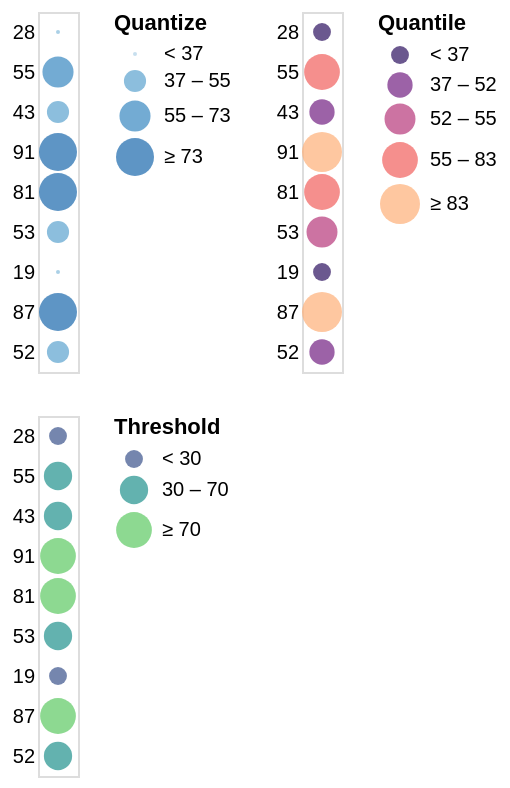

Express this chart as Vega-Lite.
### Vega specification from a JSON file in a GitHub repository (floating-point values rounded to 4 significant figures)
{"$schema": "https://vega.github.io/schema/vega/v5.json", "description": "Horizontally concatenated charts that show different types of discretizing scales.", "background": "white", "padding": 5, "data": [{"name": "source_0", "values": [{"a": "A", "b": 28}, {"a": "B", "b": 55}, {"a": "C", "b": 43}, {"a": "D", "b": 91}, {"a": "E", "b": 81}, {"a": "F", "b": 53}, {"a": "G", "b": 19}, {"a": "H", "b": 87}, {"a": "I", "b": 52}]}, {"name": "data_1", "source": "source_0", "transform": [{"type": "filter", "expr": "isValid(datum[\"b\"]) && isFinite(+datum[\"b\"])"}]}, {"name": "data_2", "source": "source_0", "transform": [{"type": "filter", "expr": "isValid(datum[\"b\"]) && isFinite(+datum[\"b\"])"}]}, {"name": "data_3", "source": "source_0", "transform": [{"type": "filter", "expr": "isValid(datum[\"b\"]) && isFinite(+datum[\"b\"])"}]}], "signals": [{"name": "childWidth", "value": 20}, {"name": "concat_0_y_step", "value": 20}, {"name": "concat_0_height", "update": "bandspace(domain('concat_0_y').length, 1, 0.5) * concat_0_y_step"}, {"name": "concat_1_y_step", "value": 20}, {"name": "concat_1_height", "update": "bandspace(domain('concat_1_y').length, 1, 0.5) * concat_1_y_step"}, {"name": "concat_2_y_step", "value": 20}, {"name": "concat_2_height", "update": "bandspace(domain('concat_2_y').length, 1, 0.5) * concat_2_y_step"}], "layout": {"padding": 20, "columns": 2, "bounds": "full", "align": "each"}, "marks": [{"type": "group", "name": "concat_0_group", "style": "cell", "encode": {"update": {"width": {"signal": "childWidth"}, "height": {"signal": "concat_0_height"}}}, "signals": [{"name": "width", "update": "childWidth"}], "marks": [{"name": "concat_0_marks", "type": "symbol", "style": ["circle"], "from": {"data": "data_1"}, "encode": {"update": {"opacity": {"value": 0.7}, "fill": {"scale": "concat_0_color", "field": "b"}, "ariaRoleDescription": {"value": "circle"}, "description": {"signal": "\"b: \" + (isValid(datum[\"b\"]) ? datum[\"b\"] : \"\"+datum[\"b\"])"}, "x": {"signal": "childWidth", "mult": 0.5}, "y": {"scale": "concat_0_y", "field": "b"}, "size": {"scale": "concat_0_size", "field": "b"}, "shape": {"value": "circle"}}}}], "axes": [{"scale": "concat_0_y", "orient": "left", "grid": false, "domain": false, "ticks": false, "zindex": 0}], "legends": [{"title": "Quantize", "fill": "concat_0_color", "symbolType": "circle", "encode": {"symbols": {"update": {"opacity": {"value": 0.7}}}}, "size": "concat_0_size"}]}, {"type": "group", "name": "concat_1_group", "style": "cell", "encode": {"update": {"width": {"signal": "childWidth"}, "height": {"signal": "concat_1_height"}}}, "signals": [{"name": "width", "update": "childWidth"}], "marks": [{"name": "concat_1_marks", "type": "symbol", "style": ["circle"], "from": {"data": "data_2"}, "encode": {"update": {"opacity": {"value": 0.7}, "fill": {"scale": "concat_1_color", "field": "b"}, "ariaRoleDescription": {"value": "circle"}, "description": {"signal": "\"b: \" + (isValid(datum[\"b\"]) ? datum[\"b\"] : \"\"+datum[\"b\"])"}, "x": {"signal": "childWidth", "mult": 0.5}, "y": {"scale": "concat_1_y", "field": "b"}, "size": {"scale": "concat_1_size", "field": "b"}, "shape": {"value": "circle"}}}}], "axes": [{"scale": "concat_1_y", "orient": "left", "grid": false, "domain": false, "ticks": false, "zindex": 0}], "legends": [{"format": "d", "title": "Quantile", "fill": "concat_1_color", "labelOverlap": "greedy", "symbolType": "circle", "encode": {"symbols": {"update": {"opacity": {"value": 0.7}}}}, "size": "concat_1_size"}]}, {"type": "group", "name": "concat_2_group", "style": "cell", "encode": {"update": {"width": {"signal": "childWidth"}, "height": {"signal": "concat_2_height"}}}, "signals": [{"name": "width", "update": "childWidth"}], "marks": [{"name": "concat_2_marks", "type": "symbol", "style": ["circle"], "from": {"data": "data_3"}, "encode": {"update": {"opacity": {"value": 0.7}, "fill": {"scale": "concat_2_color", "field": "b"}, "ariaRoleDescription": {"value": "circle"}, "description": {"signal": "\"b: \" + (isValid(datum[\"b\"]) ? datum[\"b\"] : \"\"+datum[\"b\"])"}, "x": {"signal": "childWidth", "mult": 0.5}, "y": {"scale": "concat_2_y", "field": "b"}, "size": {"scale": "concat_2_size", "field": "b"}, "shape": {"value": "circle"}}}}], "axes": [{"scale": "concat_2_y", "orient": "left", "grid": false, "domain": false, "ticks": false, "zindex": 0}], "legends": [{"title": "Threshold", "fill": "concat_2_color", "labelOverlap": "greedy", "symbolType": "circle", "encode": {"symbols": {"update": {"opacity": {"value": 0.7}}}}, "size": "concat_2_size"}]}], "scales": [{"name": "concat_0_y", "type": "point", "domain": {"data": "data_1", "field": "b"}, "range": {"step": {"signal": "concat_0_y_step"}}, "padding": 0.5}, {"name": "concat_0_color", "type": "quantize", "domain": {"data": "data_1", "field": "b"}, "range": "ramp", "zero": true, "interpolate": "hcl"}, {"name": "concat_0_size", "type": "quantize", "domain": {"data": "data_1", "field": "b"}, "range": {"signal": "sequence(4, 361 + (361 - 4) / (4 - 1), (361 - 4) / (4 - 1))"}, "zero": false}, {"name": "concat_1_y", "type": "point", "domain": {"data": "data_2", "field": "b"}, "range": {"step": {"signal": "concat_1_y_step"}}, "padding": 0.5}, {"name": "concat_1_color", "type": "quantile", "domain": {"data": "data_2", "field": "b"}, "range": {"scheme": "magma"}, "interpolate": "hcl"}, {"name": "concat_1_size", "type": "quantile", "domain": {"data": "data_2", "field": "b"}, "range": [80, 160, 240, 320, 400]}, {"name": "concat_2_y", "type": "point", "domain": {"data": "data_3", "field": "b"}, "range": {"step": {"signal": "concat_2_y_step"}}, "padding": 0.5}, {"name": "concat_2_color", "type": "threshold", "domain": [30, 70], "range": {"scheme": "viridis"}, "interpolate": "hcl"}, {"name": "concat_2_size", "type": "threshold", "domain": [30, 70], "range": [80, 200, 320]}]}
